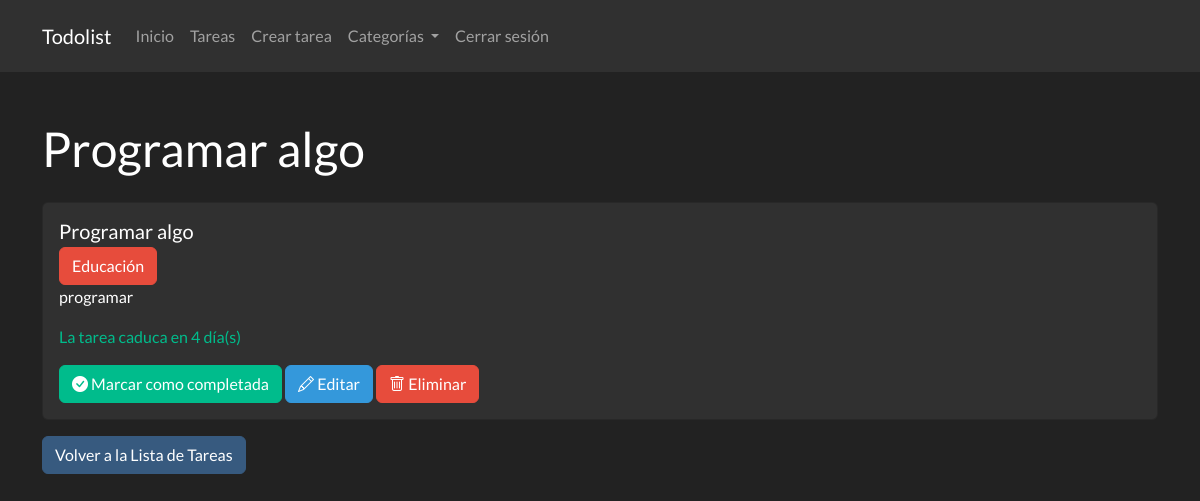
The page /tarea/2 (signed in) on the database its author committed.
### app.py (models this page shows, shortened)
class Tarea(db.Model):
    id = db.Column(db.Integer, primary_key=True)
    titulo = db.Column(db.String(100), nullable=False)
    descripcion = db.Column(db.String(200), nullable=False)
    fecha_termino = db.Column(db.DateTime, nullable=False)
    estado = db.Column(db.Boolean, default=False)
    usuario_id = db.Column(db.Integer, db.ForeignKey('usuario.id'), nullable=False)
    categoria_id = db.Column(db.Integer, db.ForeignKey('categoria.id'), nullable=True)

class Categoria(db.Model):
    id = db.Column(db.Integer, primary_key=True)
    nombre = db.Column(db.String(100), nullable=False)
    color = db.Column(db.String(100), nullable=False)
    usuario_id = db.Column(db.Integer, db.ForeignKey('usuario.id'), nullable=False)

### routes/tareas.py (the view, shortened to what this page needs)
@app.route('/tarea/', methods=['GET', 'POST'])
@app.route('/tarea/<int:id>', methods=['GET', 'POST'])
@app.route('/tarea/filtrar/<estado>', methods=['GET', 'POST'])
@login_required
def verTareas(id=None, estado=None):
    orden = request.args.get('orden', 'asc')
    query = Tarea.query.filter_by(usuario_id=current_user.id)
    if id is None:
        if orden == 'asc':
            query = query.order_by(Tarea.fecha_termino.asc())
        elif orden == 'desc':
            query = query.order_by(Tarea.fecha_termino.desc())
        tareas = query.all()
        for tarea in tareas:
            if tarea.categoria_id is not None:
                tarea.color = obtenerColorCategoria(tarea.categoria_id)
                tarea.categoria_nombre = obtenerNombreCategoria(tarea.categoria_id)
        return render_template('tareas.html', tareas=tareas, calcDiasRestantes = calcDiasRestantes, orden=orden, estado=estado)
    else:
        tarea = Tarea.query.get(id)
        if tarea.categoria_id is not None:
            tarea.color = obtenerColorCategoria(tarea.categoria_id)
            tarea.categoria_nombre = obtenerNombreCategoria(tarea.categoria_id)
        dias_restantes = calcDiasRestantes(tarea.fecha_termino)
        if tarea.usuario_id != current_user.id:
            session['mensajeCustom'] = 'No tienes permiso para ver esta tarea'
            return redirect(url_for('verTareas'))
        return render_template('tarea.html', tarea=tarea, dias_restantes=dias_restantes)

### app.py (called while the page is built)
def calcDiasRestantes(fecha_termino):
    fecha_actual = datetime.now().date()
    dias_restantes = (fecha_termino.date()) - fecha_actual
    return dias_restantes.days

def obtenerColorCategoria(idCategoria):
    categoria = Categoria.query.filter_by(id=idCategoria).first()
    return categoria.color

def obtenerNombreCategoria(idCategoria):
    categoria = Categoria.query.filter_by(id=idCategoria).first()
    return categoria.nombre

### routes/usuario.py (called while the page is built)
@login_manager.user_loader
def load_user(id):
    return Usuario.query.get(int(id))

### templates/tarea.html (shortened to what this page needs)
{% extends "base.html" %}
{% block content %}
<h1 class="mt-5">{{ tarea.titulo }}</h1>
<div class="card mt-4 {% if tarea.estado %}bg-secondary{% endif %}">
    <div class="card-body">
        <h5 class="card-title">{{ tarea.titulo }}</h5>
        <p class="card-subtitle"><a href="{{ url_for('verCategoria', id=tarea.categoria_id ) }}" class="btn btn-{{ tarea.color}}">{{ tarea.categoria_nombre }}</a></p>
        <p class="card-text">{{ tarea.descripcion }}</p>
        {% if dias_restantes >= 0 %}
            <p class="text-success">La tarea caduca en {{ dias_restantes }} día(s)</p>
        {% else %}
            <p class="text-danger">La tarea caducó hace {{ dias_restantes }} día(s)</p>
        {% endif %}
        {% if tarea.estado %}
            <a href="{{ url_for('editarEstado', id=tarea.id ) }}" class="btn btn-warning"><i class="bi bi-dash-circle-fill"></i> Marcar como incompletada</a>
        {% else %}
            <a href="{{ url_for('editarEstado', id=tarea.id ) }}" class="btn btn-success"><i class="bi bi-check-circle-fill"></i> Marcar como completada</a>
        {% endif %}
        <a href="{{ url_for('editarTarea', id=tarea.id ) }}" class="btn btn-info"><i class="bi bi-pencil"></i> Editar</a>
        <a href="{{ url_for('eliminarTarea', id=tarea.id ) }}" class="btn btn-danger"><i class="bi bi-trash"></i> Eliminar</a>
    </div>
</div>
<a href="{{ url_for('verTareas' ) }}" class="btn btn-primary mt-3">Volver a la Lista de Tareas</a>
{% endblock %}

### rows shown on the page
Tarea: titulo "Programar algo", descripcion "programar"
Categoria: categoria_nombre "Educación"

### other values the page prints
{{ dias_restantes }} "4"
